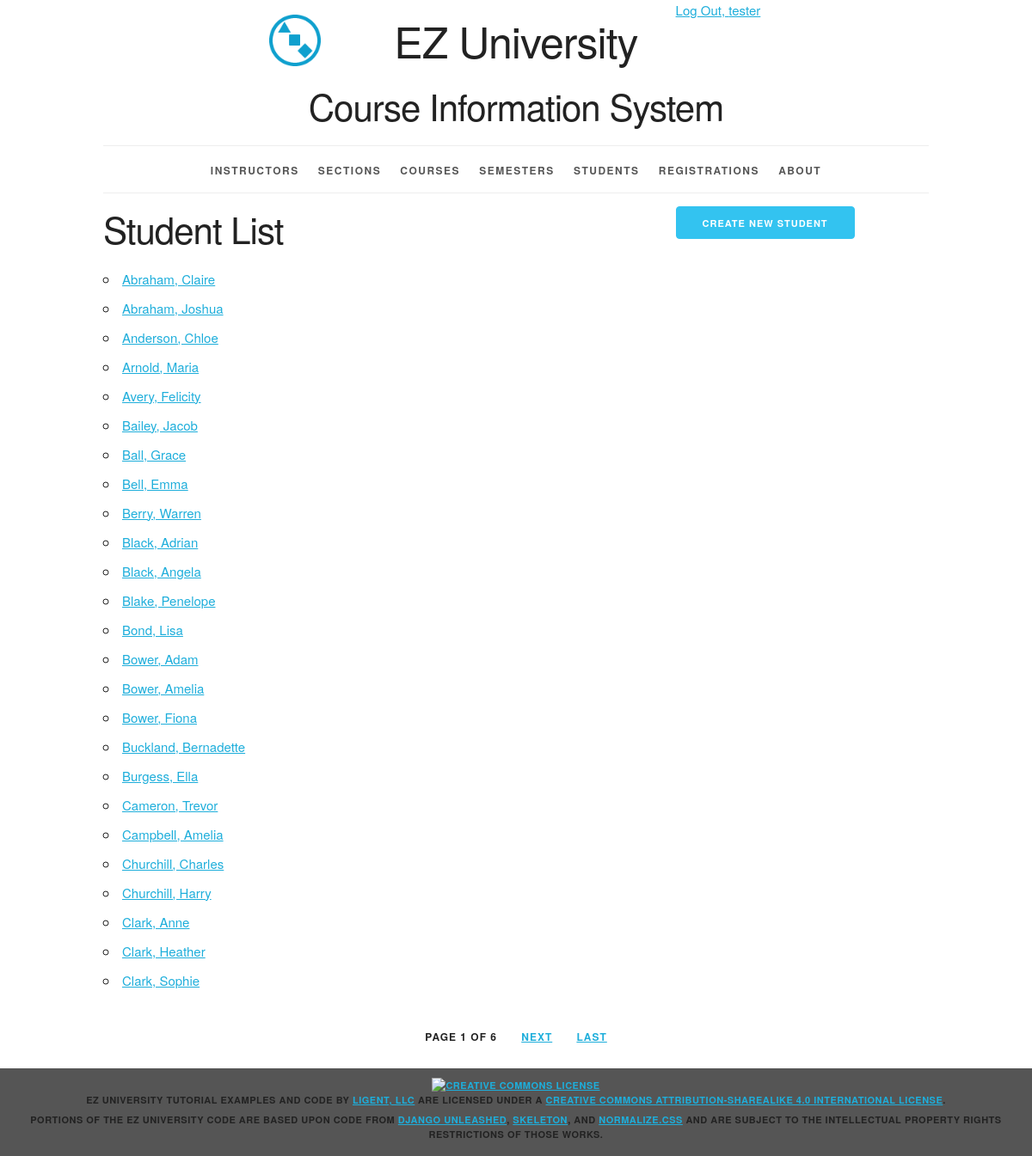
Screenshot of /student/ (signed in) with the database file from the repository.
### courseInfo/models.py (models this page shows, shortened)
class Student(models.Model):
    student_id = models.AutoField(primary_key=True)
    first_name = models.CharField(max_length=45)
    last_name = models.CharField(max_length=45)
    nickname = models.CharField(max_length=45, blank=True, default='')
    def __str__(self):
        result = ''
        if self.nickname == '':
            result = '%s, %s' % (self.last_name, self.first_name)
        else:
            result = '%s, %s (%s)' % (self.last_name, self.first_name, self.nickname)
        return result
    def get_absolute_url(self):
        return reverse('courseInfo_student_detail_urlpattern',
                       kwargs={'pk': self.pk})
    class Meta:
        ordering = ['last_name', 'first_name', 'nickname']
        unique_together = (('last_name', 'first_name', 'nickname'),)

### courseInfo/views.py (the view)
class StudentList(LoginRequiredMixin, PermissionRequiredMixin, PageLinksMixin, ListView):
    paginate_by = 25
    model = Student
    permission_required = 'courseInfo.view_student'

### courseInfo/utils.py (called while the page is built)
    def _page_urls(self, page_number):
        return "?{pkw}={n}".format(
            pkw=self.page_kwarg,
            n=page_number)

    def first_page(self, page):
        if page.number > 1:
            return self._page_urls(1)
        return None

    def previous_page(self, page):
        if (page.has_previous()
                and page.number > 2):
            return self._page_urls(
                page.previous_page_number())
        return None

    def next_page(self, page):
        last_page = page.paginator.num_pages
        if (page.has_next()
                and page.number < last_page - 1):
            return self._page_urls(
                page.next_page_number())
        return None

    def last_page(self, page):
        last_page = page.paginator.num_pages
        if page.number < last_page:
            return self._page_urls(last_page)
        return None

    def get_context_data(self, **kwargs):
        context = super().get_context_data(
            **kwargs)
        page = context.get('page_obj')
        if page is not None:
            context.update({
                'first_page_url':
                    self.first_page(page),
                'previous_page_url':
                    self.previous_page(page),
                'next_page_url':
                    self.next_page(page),
                'last_page_url':
                    self.last_page(page),
            })
        return context

### courseInfo/templates/courseInfo/student_list.html (shortened to what this page needs)
{% extends 'courseInfo/base.html' %}
{% block create_button %}
    {% if perms.courseInfo.add_student %}
    <a
        href="{% url 'courseInfo_student_create_urlpattern'  %}"
        class="button button-primary">
      Create New Student</a>
    {% endif %}
{% endblock %}
{% block org_content %}
  <h2>Student List</h2>
  <ul>
    {% for student in student_list %}
      <li>
        <a href="{{ student.get_absolute_url }}">
          {{ student }}</a>
      </li>
    {% empty %}
      <li><em>There are currently no students available.</em></li>
    {% endfor %}
  </ul>
{% endblock %}

### courseInfo/templates/courseInfo/base.html (shortened to what this page needs)
{% load staticfiles %}
<!DOCTYPE html>
<html lang="en">
<head>
    <link rel="stylesheet" type="text/css"
          href="{% static 'courseInfo/normalize.css' %}">
    <link rel="stylesheet" type="text/css"
          href="{% static 'courseInfo/skeleton.css' %}">
    <link rel="stylesheet" type="text/css"
          href="{% static 'courseInfo/style.css' %}">
</head>
<body>
<div class="container">
    <div class="status row">
        <div class="offset-by-eight four columns">
            <ul class="inline">
                {% if user.is_authenticated %}
                    <li><a href="{% url 'logout_urlpattern' %}">
                        Log Out, {{ user.get_username }}</a></li>
                {% else %}
                    <li><a href="{% url 'login_urlpattern' %}">
                        Log In</a></li>
                {% endif %}
            </ul>
        </div>
    </div>
    <header class="row">
        <div class="offset-by-one ten columns">
            <h1 class="logo">EZ University</h1>
            <h2>Course Information System</h2>
        </div>
    </header>
    <nav>
        <ul>
            {% if perms.courseInfo.view_instructor %}
                <li>
                    <a href="{% url 'courseInfo_instructor_list_urlpattern' %}">
                        Instructors</a></li>
            {% endif %}
            {% if perms.courseInfo.view_section %}
                <li>
                    <a href="{% url 'courseInfo_section_list_urlpattern' %}">
                        Sections</a></li>
            {% endif %}
            {% if perms.courseInfo.view_course %}
                <li>
                    <a href="{% url 'courseInfo_course_list_urlpattern' %}">
                        Courses</a></li>
            {% endif %}
            {% if perms.courseInfo.view_semester %}
                <li>
                    <a href="{% url 'courseInfo_semester_list_urlpattern' %}">
                        Semesters</a></li>
            {% endif %}
            {% if perms.courseInfo.view_student %}
                <li>
                    <a href="{% url 'courseInfo_student_list_urlpattern' %}">
                        Students</a></li>
            {% endif %}
            {% if perms.courseInfo.view_registration %}
                <li>
                    <a href="{% url 'courseInfo_registration_list_urlpattern' %}">
                        Registrations</a></li>
            {% endif %}
            <li>
                <a href="{% url 'about_urlpattern' %}">
                    About</a></li>
        </ul>
    </nav>
    <main>
        {% block content %}
            <div class="row">
                <section class="eight columns">
                    {% block org_content %}{% endblock %}
                </section>
                <section class="desktop four columns">
                    {% block create_button %}{% endblock %}
                </section>
            </div>
        {% endblock %}
    </main>
    {% if is_paginated %}
        <div class="row">
            <div class="twelve columns">
                <ul class="pagination">
                    <li>
                        Page {{ page_obj.number }}
                        of {{ paginator.num_pages }}
                    </li>
                    {% if next_page_url %}
                        <li>
                            <a href="{{ next_page_url }}">
                                Next</a>
                        </li>
                    {% endif %}
                    {% if last_page_url %}
                        <li>
                            <a href="{{ last_page_url }}">
                                Last</a>
                        </li>
                    {% endif %}
                </ul>
            </div>
        </div>
    {% endif %}
</div>
<footer>
    <p>
        <a rel="license" href="http://creativecommons.org/licenses/by-sa/4.0/">
            <img alt="Creative Commons License" style="border-width:0"
                 src="https://i.creativecommons.org/l/by-sa/4.0/88x31.png"/>
        </a><br/><span property="dct:title">EZ University Tutorial Examples and Code</span>
        by
        <a href="https://www.ligent.net" property="cc:attributionName"
           rel="cc:attributionURL">Ligent, LLC</a> are licensed under a
        <a rel="license" href="http://creativecommons.org/licenses/by-sa/4.0/">Creative Commons Attribution-ShareAlike
            4.0 International License</a>.
    </p>
    <p>Portions of the EZ University code are based upon code from
        <a href="https://django-unleashed.com">Django Unleashed</a>,
        <a href="http://getskeleton.com/">Skeleton</a>, and
        <a href="https://necolas.github.io/normalize.css/">Normalize.css</a> and
        are subject to the intellectual property rights restrictions of those works.
    </p>
</footer>
</body>
</html>

### courseInfo/static/courseInfo/skeleton.css (style rules this page uses)
.container { position: relative; width: 100%; max-width: 960px; margin: 0 auto; padding: 0 20px; box-sizing: border-box; }
.column, .columns { width: 100%; float: left; box-sizing: border-box; }
@media (min-width: 400px) { .container { width: 85%; padding: 0; } }
@media (min-width: 550px) { .container { width: 80%; } }
@media (min-width: 550px) { .column, .columns { margin-left: 4%; } }
@media (min-width: 550px) { .column:first-child, .columns:first-child { margin-left: 0; } }
@media (min-width: 550px) { .four.columns { width: 30.6666666667%; } }
@media (min-width: 550px) { .eight.columns { width: 65.3333333333%; } }
@media (min-width: 550px) { .ten.columns { width: 82.6666666667%; } }
@media (min-width: 550px) { .twelve.columns { width: 100%; margin-left: 0; } }
@media (min-width: 550px) { .offset-by-one.column, .offset-by-one.columns { margin-left: 8.66666666667%; } }
@media (min-width: 550px) { .offset-by-eight.column, .offset-by-eight.columns { margin-left: 69.3333333333%; } }
html { font-size: 62.5%; }
body { font-size: 1.5em; line-height: 1.6; font-weight: 400; font-family: "Raleway", "HelveticaNeue", "Helvetica Neue", Helvetica, Arial, sans-serif; color: #222; }
h1, h2, h3, h4, h5, h6 { margin-top: 0; margin-bottom: 2rem; font-weight: 300; }
h1 { font-size: 4.0rem; line-height: 1.2; letter-spacing: -.1rem; }
h2 { font-size: 3.6rem; line-height: 1.25; letter-spacing: -.1rem; }
@media (min-width: 550px) { h1 { font-size: 5.0rem; } }
@media (min-width: 550px) { h2 { font-size: 4.2rem; } }
p { margin-top: 0; }
a { color: #1EAEDB; }
.button, button, input[type="submit"], input[type="reset"], input[type="button"] { display: inline-block; height: 38px; padding: 0 30px; color: #555; text-align: center; font-size: 11px; font-weight: 600; line-height: 38px; letter-spacing: .1rem; text-transform: uppercase; text-decoration: none; white-space: nowrap; background-color: transparent; border-radius: 4px; border: 1px solid #bbb; cursor: pointer; box-sizing: border-box; }
.button.button-primary, button.button-primary, input[type="submit"].button-primary, input[type="reset"].button-primary, input[type="button"].button-primary { color: #FFF; background-color: #33C3F0; border-color: #33C3F0; }
ul { list-style: circle inside; }
ol, ul { padding-left: 0; margin-top: 0; }
li { margin-bottom: 1rem; }
button, .button { margin-bottom: 1rem; }
pre, blockquote, dl, figure, table, p, ul, ol, form { margin-bottom: 2.5rem; }
.container:after, .row:after, .u-cf { content: ""; display: table; clear: both; }

### courseInfo/static/courseInfo/style.css (style rules this page uses)
.desktop { display: none; }
@media (min-width: 550px) { .desktop { display: block; } }
html { height: 100%; background-color: #555; }
body { background-color: white; }
body>div>header { text-align: center;; }
header h1 { display: inline-block; font-weight: normal; font-style: normal; width: 100%; margin-top: 0; padding-top: 0; }
.logo { padding-top: 50px; background-image: url("/static/courseInfo/logo.png"); background-size: 50px; background-repeat: no-repeat; background-position: top; }
@media (min-width: 750px) { .logo { padding-top: 0; background-size: contain; background-position: 0% 0%; } }
@media (min-width: 1000px) { .logo { background-position: 10% 0%; } }
@media (min-width: 1200px) { .logo { background-position: 15% 0%; } }
nav { border-top: 1px solid #eee; width: 100%; border-bottom: 1px solid #eee; margin: 0 0 1em; padding: 0; }
nav ul { margin: 0; padding: 1em 0; list-style-type: none; text-align: center; }
nav ul li { display: inline; padding: 0; margin: 0 0.25em; font-weight: 600; text-transform: uppercase; text-align: center; font-size: 1rem; letter-spacing: .10rem; }
@media (min-width: 400px) { nav ul li { letter-spacing: .15rem; font-size: 1.2rem; margin: 0 0.5em; } }
@media (min-width: 550px) { nav ul li { margin: 0 0.75em; } }
nav ul li a { color: #555; text-decoration: none; background-color: transparent; cursor: pointer; }
.inline { list-style-type: none; padding: 0; margin: 0 0 -0.5em; }
.inline li { display: inline; }
.pagination li { display: inline-block; padding: 0; margin: 0 1em; font-weight: 600; text-transform: uppercase; font-size: 1.2rem; letter-spacing: .10rem; }
.pagination { margin: 0; padding: 1em 0; list-style-type: none; text-align: center; }
body>footer { width: 100%; background-color: #555; font-size: 1.1rem; letter-spacing: .05rem; font-weight: 600; text-transform: uppercase; text-align: center; padding: 1em 0; margin: 1em 0; }
body>footer p { margin-bottom: 0.5rem; }

### rows the page displays
Student: nickname+last_name+first_name "Abraham, Claire"
Student: nickname+last_name+first_name "Abraham, Joshua"
Student: nickname+last_name+first_name "Anderson, Chloe"
Student: nickname+last_name+first_name "Arnold, Maria"
Student: nickname+last_name+first_name "Avery, Felicity"
Student: nickname+last_name+first_name "Bailey, Jacob"
Student: nickname+last_name+first_name "Ball, Grace"
Student: nickname+last_name+first_name "Bell, Emma"
Student: nickname+last_name+first_name "Berry, Warren"
Student: nickname+last_name+first_name "Black, Adrian"
Student: nickname+last_name+first_name "Black, Angela"
Student: nickname+last_name+first_name "Blake, Penelope"
Student: nickname+last_name+first_name "Bond, Lisa"
Student: nickname+last_name+first_name "Bower, Adam"
Student: nickname+last_name+first_name "Bower, Amelia"
Student: nickname+last_name+first_name "Bower, Fiona"
Student: nickname+last_name+first_name "Buckland, Bernadette"
Student: nickname+last_name+first_name "Burgess, Ella"
Student: nickname+last_name+first_name "Cameron, Trevor"
Student: nickname+last_name+first_name "Campbell, Amelia"
Student: nickname+last_name+first_name "Churchill, Charles"
Student: nickname+last_name+first_name "Churchill, Harry"
Student: nickname+last_name+first_name "Clark, Anne"
Student: nickname+last_name+first_name "Clark, Heather"
Student: nickname+last_name+first_name "Clark, Sophie"

### other values shown
{{ user.get_username }} "tester"
{{ page_obj.number }} "1"
{{ paginator.num_pages }} "6"
